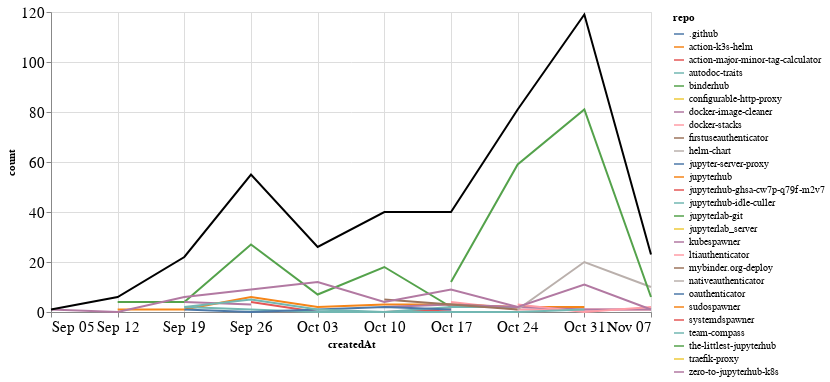

Source (notebook cell):
### Markdown cell above
### Comments

### Code cell
comments_time = comments.groupby('repo').resample('W', on='createdAt').count()['author'].reset_index()
comments_time = comments_time.rename(columns={'author': 'count'})
comments_time_total = comments_time.groupby('createdAt').agg({"count": "sum"}).reset_index()
ch1 = alt.Chart(comments_time, width=600).mark_line().encode(
    x='createdAt',
    y='count',
    color='repo',
    tooltip="repo"
)

ch2 = alt.Chart(comments_time_total, width=600).mark_line(color="black").encode(
    x='createdAt',
    y='count',
)

ch1 + ch2

### Figure 1 — Vega-Lite specification as saved in the notebook (floating-point values rounded to 4 significant figures)
{"config": {"axisLeft": {"labelFontSize": 15}, "axisBottom": {"labelFontSize": 15}}, "layer": [{"data": {"name": "data-c75cec6b3139e27f704b0499dc0d9c0e"}, "mark": "line", "encoding": {"color": {"type": "nominal", "field": "repo"}, "tooltip": {"type": "nominal", "field": "repo"}, "x": {"type": "temporal", "field": "createdAt"}, "y": {"type": "quantitative", "field": "count"}}, "width": 600}, {"data": {"name": "data-55940255cf9023fec8dbb200a09fd600"}, "mark": {"type": "line", "color": "black"}, "encoding": {"x": {"type": "temporal", "field": "createdAt"}, "y": {"type": "quantitative", "field": "count"}}, "width": 600}], "$schema": "https://vega.github.io/schema/vega-lite/v4.8.1.json", "datasets": {"data-c75cec6b3139e27f704b0499dc0d9c0e": [{"repo": ".github", "createdAt": "2021-10-24T00:00:00", "count": 1}, {"repo": "action-k3s-helm", "createdAt": "2021-10-10T00:00:00", "count": 5}, {"repo": "action-major-minor-tag-calculator", "createdAt": "2021-09-26T00:00:00", "count": 4}, {"repo": "action-major-minor-tag-calculator", "createdAt": "2021-10-03T00:00:00", "count": 0}, {"repo": "action-major-minor-tag-calculator", "createdAt": "2021-10-10T00:00:00", "count": 0}, {"repo": "action-major-minor-tag-calculator", "createdAt": "2021-10-17T00:00:00", "count": 1}, {"repo": "autodoc-traits", "createdAt": "2021-10-24T00:00:00", "count": 1}, {"repo": "binderhub", "createdAt": "2021-09-12T00:00:00", "count": 4}, {"repo": "binderhub", "createdAt": "2021-09-19T00:00:00", "count": 4}, {"repo": "binderhub", "createdAt": "2021-09-26T00:00:00", "count": 27}, {"repo": "binderhub", "createdAt": "2021-10-03T00:00:00", "count": 7}, {"repo": "binderhub", "createdAt": "2021-10-10T00:00:00", "count": 18}, {"repo": "binderhub", "createdAt": "2021-10-17T00:00:00", "count": 2}, {"repo": "configurable-http-proxy", "createdAt": "2021-09-19T00:00:00", "count": 2}, {"repo": "docker-image-cleaner", "createdAt": "2021-09-19T00:00:00", "count": 4}, {"repo": "docker-image-cleaner", "createdAt": "2021-09-26T00:00:00", "count": 3}, {"repo": "docker-stacks", "createdAt": "2021-10-17T00:00:00", "count": 4}, {"repo": "docker-stacks", "createdAt": "2021-10-24T00:00:00", "count": 1}, {"repo": "docker-stacks", "createdAt": "2021-10-31T00:00:00", "count": 1}, {"repo": "docker-stacks", "createdAt": "2021-11-07T00:00:00", "count": 1}, {"repo": "firstuseauthenticator", "createdAt": "2021-10-31T00:00:00", "count": 2}, {"repo": "helm-chart", "createdAt": "2021-10-10T00:00:00", "count": 1}, {"repo": "jupyter-server-proxy", "createdAt": "2021-11-07T00:00:00", "count": 1}, {"repo": "jupyterhub", "createdAt": "2021-09-12T00:00:00", "count": 1}, {"repo": "jupyterhub", "createdAt": "2021-09-19T00:00:00", "count": 1}, {"repo": "jupyterhub", "createdAt": "2021-09-26T00:00:00", "count": 6}, {"repo": "jupyterhub", "createdAt": "2021-10-03T00:00:00", "count": 2}, {"repo": "jupyterhub", "createdAt": "2021-10-10T00:00:00", "count": 3}, {"repo": "jupyterhub", "createdAt": "2021-10-17T00:00:00", "count": 3}, {"repo": "jupyterhub", "createdAt": "2021-10-24T00:00:00", "count": 2}, {"repo": "jupyterhub", "createdAt": "2021-10-31T00:00:00", "count": 2}, {"repo": "jupyterhub-ghsa-cw7p-q79f-m2v7", "createdAt": "2021-11-07T00:00:00", "count": 1}, {"repo": "jupyterhub-idle-culler", "createdAt": "2021-09-19T00:00:00", "count": 2}, {"repo": "jupyterhub-idle-culler", "createdAt": "2021-09-26T00:00:00", "count": 1}, {"repo": "jupyterhub-idle-culler", "createdAt": "2021-10-03T00:00:00", "count": 0}, {"repo": "jupyterhub-idle-culler", "createdAt": "2021-10-10T00:00:00", "count": 0}, {"repo": "jupyterhub-idle-culler", "createdAt": "2021-10-17T00:00:00", "count": 2}, {"repo": "jupyterhub-idle-culler", "createdAt": "2021-10-24T00:00:00", "count": 2}, {"repo": "jupyterlab-git", "createdAt": "2021-10-03T00:00:00", "count": 2}, {"repo": "jupyterlab_server", "createdAt": "2021-10-03T00:00:00", "count": 1}, {"repo": "kubespawner", "createdAt": "2021-10-10T00:00:00", "count": 2}, {"repo": "kubespawner", "createdAt": "2021-10-17T00:00:00", "count": 3}, {"repo": "kubespawner", "createdAt": "2021-10-24T00:00:00", "count": 2}, {"repo": "kubespawner", "createdAt": "2021-10-31T00:00:00", "count": 1}, {"repo": "kubespawner", "createdAt": "2021-11-07T00:00:00", "count": 1}, {"repo": "ltiauthenticator", "createdAt": "2021-10-24T00:00:00", "count": 3}, {"repo": "ltiauthenticator", "createdAt": "2021-10-31T00:00:00", "count": 0}, {"repo": "ltiauthenticator", "createdAt": "2021-11-07T00:00:00", "count": 2}, {"repo": "mybinder.org-deploy", "createdAt": "2021-10-10T00:00:00", "count": 5}, {"repo": "mybinder.org-deploy", "createdAt": "2021-10-17T00:00:00", "count": 3}, {"repo": "mybinder.org-deploy", "createdAt": "2021-10-24T00:00:00", "count": 1}, {"repo": "nativeauthenticator", "createdAt": "2021-10-24T00:00:00", "count": 1}, {"repo": "nativeauthenticator", "createdAt": "2021-10-31T00:00:00", "count": 20}, {"repo": "nativeauthenticator", "createdAt": "2021-11-07T00:00:00", "count": 10}, {"repo": "oauthenticator", "createdAt": "2021-09-19T00:00:00", "count": 1}, {"repo": "oauthenticator", "createdAt": "2021-09-26T00:00:00", "count": 0}, {"repo": "oauthenticator", "createdAt": "2021-10-03T00:00:00", "count": 1}, {"repo": "oauthenticator", "createdAt": "2021-10-10T00:00:00", "count": 2}, {"repo": "oauthenticator", "createdAt": "2021-10-17T00:00:00", "count": 1}, {"repo": "sudospawner", "createdAt": "2021-09-12T00:00:00", "count": 1}, {"repo": "systemdspawner", "createdAt": "2021-10-24T00:00:00", "count": 3}, {"repo": "team-compass", "createdAt": "2021-09-19T00:00:00", "count": 2}, {"repo": "team-compass", "createdAt": "2021-09-26T00:00:00", "count": 5}, {"repo": "team-compass", "createdAt": "2021-10-03T00:00:00", "count": 1}, {"repo": "team-compass", "createdAt": "2021-10-10T00:00:00", "count": 0}, {"repo": "team-compass", "createdAt": "2021-10-17T00:00:00", "count": 0}, {"repo": "team-compass", "createdAt": "2021-10-24T00:00:00", "count": 0}, {"repo": "team-compass", "createdAt": "2021-10-31T00:00:00", "count": 1}, {"repo": "the-littlest-jupyterhub", "createdAt": "2021-10-17T00:00:00", "count": 12}, {"repo": "the-littlest-jupyterhub", "createdAt": "2021-10-24T00:00:00", "count": 59}, {"repo": "the-littlest-jupyterhub", "createdAt": "2021-10-31T00:00:00", "count": 81}, {"repo": "the-littlest-jupyterhub", "createdAt": "2021-11-07T00:00:00", "count": 6}, {"repo": "traefik-proxy", "createdAt": "2021-10-24T00:00:00", "count": 3}, {"repo": "zero-to-jupyterhub-k8s", "createdAt": "2021-09-05T00:00:00", "count": 1}, {"repo": "zero-to-jupyterhub-k8s", "createdAt": "2021-09-12T00:00:00", "count": 0}, {"repo": "zero-to-jupyterhub-k8s", "createdAt": "2021-09-19T00:00:00", "count": 6}, {"repo": "zero-to-jupyterhub-k8s", "createdAt": "2021-09-26T00:00:00", "count": 9}, {"repo": "zero-to-jupyterhub-k8s", "createdAt": "2021-10-03T00:00:00", "count": 12}, {"repo": "zero-to-jupyterhub-k8s", "createdAt": "2021-10-10T00:00:00", "count": 4}, {"repo": "zero-to-jupyterhub-k8s", "createdAt": "2021-10-17T00:00:00", "count": 9}, {"repo": "zero-to-jupyterhub-k8s", "createdAt": "2021-10-24T00:00:00", "count": 2}, {"repo": "zero-to-jupyterhub-k8s", "createdAt": "2021-10-31T00:00:00", "count": 11}, {"repo": "zero-to-jupyterhub-k8s", "createdAt": "2021-11-07T00:00:00", "count": 1}], "data-55940255cf9023fec8dbb200a09fd600": [{"createdAt": "2021-09-05T00:00:00", "count": 1}, {"createdAt": "2021-09-12T00:00:00", "count": 6}, {"createdAt": "2021-09-19T00:00:00", "count": 22}, {"createdAt": "2021-09-26T00:00:00", "count": 55}, {"createdAt": "2021-10-03T00:00:00", "count": 26}, {"createdAt": "2021-10-10T00:00:00", "count": 40}, {"createdAt": "2021-10-17T00:00:00", "count": 40}, {"createdAt": "2021-10-24T00:00:00", "count": 81}, {"createdAt": "2021-10-31T00:00:00", "count": 119}, {"createdAt": "2021-11-07T00:00:00", "count": 23}]}}
